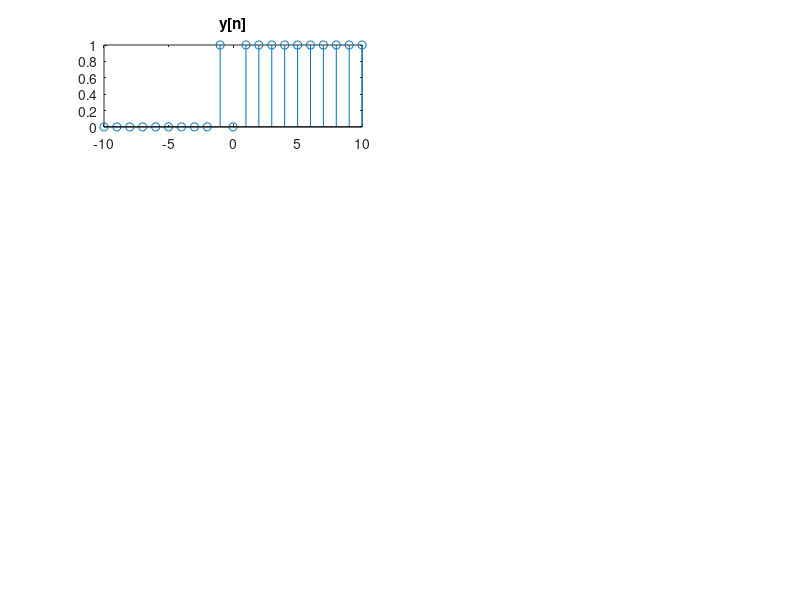

MATLAB code for this plot:
clc;
clear all;
close all;
n = -10:10;
x = 0 + 1.*(n>=0);
x1 = 0 + 1.*(n>=-1);
y = x.*(n>=1) + 0 + x1.*(n<=-1);
subplot(4,2,1);
stem(n,y);
title('y[n]');



